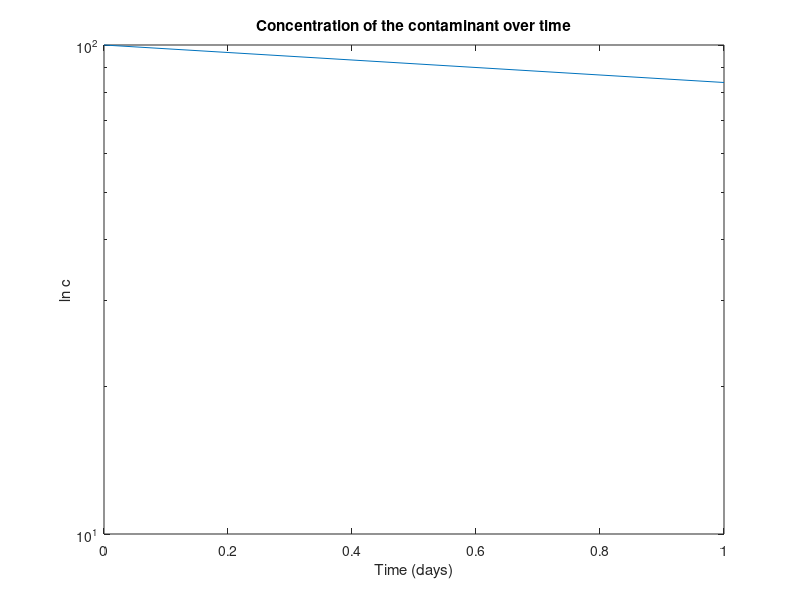

Source code (MATLAB):
%% Applied Computational Methods (MET 4076) Summer 2018:
% Lab Assignment 1, Problem 2 (Sayali Kedari)

%% Problem Description: Solving for concentration of the contaminant 
%                       for the reactor

function [concn, slope] = lab1_prob2SRK(k, delt, concn0, init_time, fin_time)
% Inputs:
% k = constant with units of day^(-1)
% delt = step size
% concn0 = concentration at t=0
% init_time = start time
% fin_time = final time;
% Outputs:
% concn = values of concentration for all times
% slope = value of slope of graph

if nargin < 5
    k = 0.175;
    delt = 0.1;
    concn0 = 100;
    init_time = 0;
    fin_time = 1;
end

tlin = (init_time:delt:fin_time);
concn = zeros(1,length(tlin));   %preallocate array
concn(1) = concn0;
num_int = ((fin_time-init_time)/delt);
for i=1:num_int
    concn(i+1) = concn(i) + (-k*concn(i))*delt;
end

%% Plotting solution
figure(1)
grid
semilogy(tlin,concn);
title('Concentration of the contaminant over time');
xlabel('Time (days)');
ylabel('ln c');

%% Calculation of slope
coefficients = polyfit(tlin,concn, 1);
% Now get the slope, which is the first coefficient in the array:
slope = coefficients(1);
fprintf(['Slope of the graph = ' num2str(slope) '\n']);

%% Interpret the results
fprintf('The concentration of the contaminant reduces with increase in time, hence the negative slope \n');
end